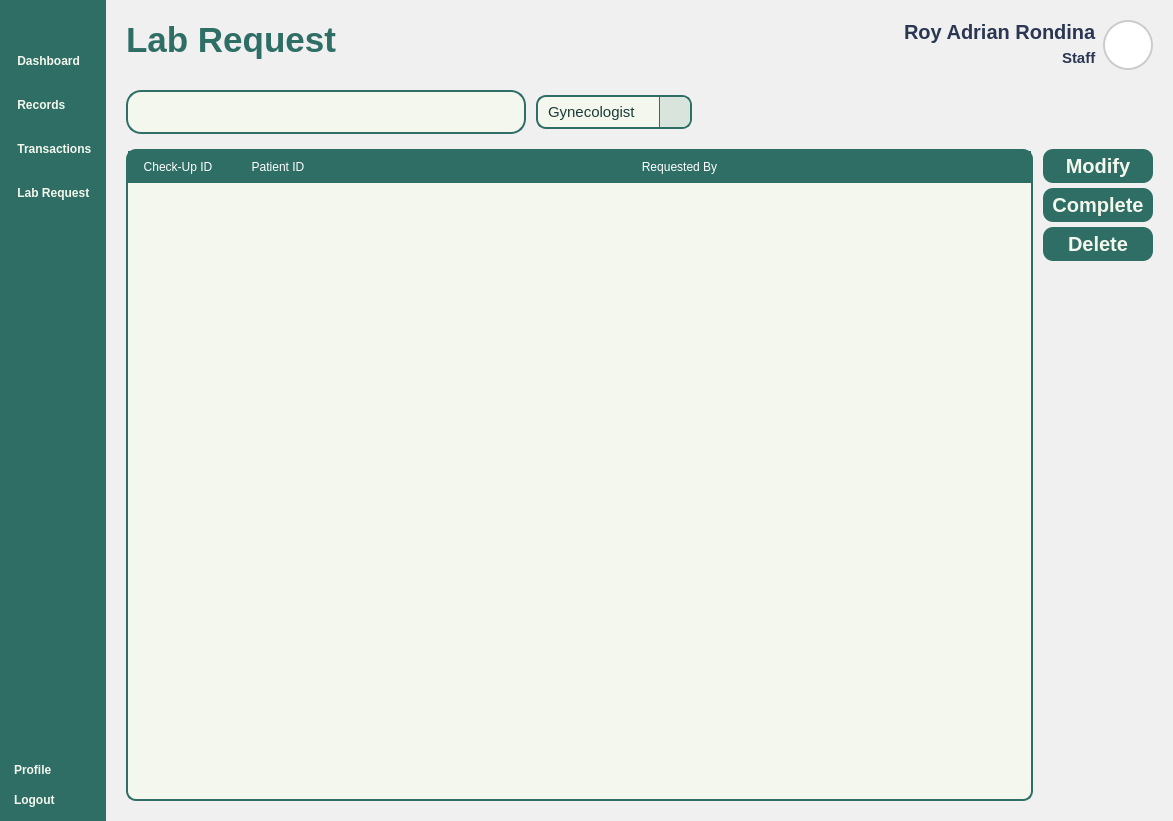
<?xml version="1.0" encoding="UTF-8"?>
<ui version="4.0">
 <class>MainWindow</class>
 <widget class="QMainWindow" name="MainWindow">
  <property name="geometry">
   <rect>
    <x>0</x>
    <y>0</y>
    <width>1173</width>
    <height>821</height>
   </rect>
  </property>
  <property name="windowTitle">
   <string>MainWindow</string>
  </property>
  <property name="styleSheet">
   <string notr="true">*{
	padding: 0px;
	margin: 0px;
	border: 0px;
}
QPushButton {
	font: 900 16pt &quot;Satoshi Black&quot;;
	background-color: transparent;
 	border-radius: 10px;
	font-weight: bold;
	color: #F4F7ED;
	text-align: left;
	padding: 5px 5px;
}
#NavBar {
    background-color: #2E6E65;
}
QLabel {
	font: 900 10pt &quot;Satoshi Black&quot;;
	font-size: 20px;
	font-weight: bold;
	color: #2E6E65;
	qproperty-alignment: 'AlignLeft';
    qproperty-wordWrap: true;
	background: transparent;
}

#MainBodyContainer {
	background-color: #f0f0f0;
}
</string>
  </property>
  <widget class="QWidget" name="centralwidget">
   <layout class="QHBoxLayout" name="horizontalLayout">
    <property name="spacing">
     <number>0</number>
    </property>
    <property name="leftMargin">
     <number>0</number>
    </property>
    <property name="topMargin">
     <number>0</number>
    </property>
    <property name="rightMargin">
     <number>0</number>
    </property>
    <property name="bottomMargin">
     <number>0</number>
    </property>
    <item alignment="Qt::AlignLeft">
     <widget class="QWidget" name="NavBar" native="true">
      <property name="sizePolicy">
       <sizepolicy hsizetype="Expanding" vsizetype="Expanding">
        <horstretch>0</horstretch>
        <verstretch>0</verstretch>
       </sizepolicy>
      </property>
      <layout class="QVBoxLayout" name="verticalLayout_12">
       <item>
        <widget class="QPushButton" name="NavBarButton">
         <property name="text">
          <string/>
         </property>
         <property name="icon">
          <iconset resource="../Images/resources.qrc">
           <normaloff>:/lucide/icons/align-justify.svg</normaloff>:/lucide/icons/align-justify.svg</iconset>
         </property>
         <property name="iconSize">
          <size>
           <width>40</width>
           <height>40</height>
          </size>
         </property>
        </widget>
       </item>
       <item>
        <spacer name="verticalSpacer_3">
         <property name="orientation">
          <enum>Qt::Vertical</enum>
         </property>
         <property name="sizeType">
          <enum>QSizePolicy::Fixed</enum>
         </property>
         <property name="sizeHint" stdset="0">
          <size>
           <width>20</width>
           <height>10</height>
          </size>
         </property>
        </spacer>
       </item>
       <item>
        <layout class="QVBoxLayout" name="verticalLayout_3">
         <property name="spacing">
          <number>20</number>
         </property>
         <item>
          <widget class="QPushButton" name="DashboardButton">
           <property name="styleSheet">
            <string notr="true"/>
           </property>
           <property name="text">
            <string> Dashboard</string>
           </property>
           <property name="icon">
            <iconset resource="../Images/resources.qrc">
             <normaloff>:/lucide/icons/layout-dashboard.svg</normaloff>:/lucide/icons/layout-dashboard.svg</iconset>
           </property>
           <property name="iconSize">
            <size>
             <width>40</width>
             <height>40</height>
            </size>
           </property>
          </widget>
         </item>
         <item>
          <widget class="QPushButton" name="RecordsButton">
           <property name="text">
            <string> Records</string>
           </property>
           <property name="icon">
            <iconset resource="../Images/resources.qrc">
             <normaloff>:/lucide/icons/file-text.svg</normaloff>:/lucide/icons/file-text.svg</iconset>
           </property>
           <property name="iconSize">
            <size>
             <width>40</width>
             <height>40</height>
            </size>
           </property>
          </widget>
         </item>
         <item>
          <widget class="QPushButton" name="TransactionButton">
           <property name="text">
            <string> Transactions</string>
           </property>
           <property name="icon">
            <iconset resource="../Images/resources.qrc">
             <normaloff>:/lucide/icons/tickets.svg</normaloff>:/lucide/icons/tickets.svg</iconset>
           </property>
           <property name="iconSize">
            <size>
             <width>40</width>
             <height>40</height>
            </size>
           </property>
          </widget>
         </item>
         <item>
          <widget class="QPushButton" name="LabRequestButton">
           <property name="styleSheet">
            <string notr="true">QPushButton {
	font: 900 20pt &quot;Satoshi Black&quot;;
}</string>
           </property>
           <property name="text">
            <string> Lab Request</string>
           </property>
           <property name="icon">
            <iconset resource="../Images/resources.qrc">
             <normaloff>:/lucide/icons/test-tubes.svg</normaloff>:/lucide/icons/test-tubes.svg</iconset>
           </property>
           <property name="iconSize">
            <size>
             <width>40</width>
             <height>40</height>
            </size>
           </property>
          </widget>
         </item>
        </layout>
       </item>
       <item>
        <spacer name="verticalSpacer_4">
         <property name="orientation">
          <enum>Qt::Vertical</enum>
         </property>
         <property name="sizeType">
          <enum>QSizePolicy::Expanding</enum>
         </property>
         <property name="sizeHint" stdset="0">
          <size>
           <width>20</width>
           <height>362</height>
          </size>
         </property>
        </spacer>
       </item>
       <item>
        <layout class="QVBoxLayout" name="verticalLayout_4">
         <property name="sizeConstraint">
          <enum>QLayout::SetNoConstraint</enum>
         </property>
         <item>
          <widget class="QPushButton" name="pushButton_9">
           <property name="text">
            <string>Profile</string>
           </property>
           <property name="icon">
            <iconset resource="../Images/resources.qrc">
             <normaloff>:/lucide/icons/user-round-cog.svg</normaloff>:/lucide/icons/user-round-cog.svg</iconset>
           </property>
           <property name="iconSize">
            <size>
             <width>30</width>
             <height>30</height>
            </size>
           </property>
          </widget>
         </item>
         <item>
          <widget class="QPushButton" name="pushButton_10">
           <property name="text">
            <string>Logout</string>
           </property>
           <property name="icon">
            <iconset resource="../Images/resources.qrc">
             <normaloff>:/lucide/icons/log-out.svg</normaloff>:/lucide/icons/log-out.svg</iconset>
           </property>
           <property name="iconSize">
            <size>
             <width>30</width>
             <height>30</height>
            </size>
           </property>
          </widget>
         </item>
        </layout>
       </item>
      </layout>
     </widget>
    </item>
    <item>
     <widget class="QWidget" name="MainBodyContainer" native="true">
      <property name="sizePolicy">
       <sizepolicy hsizetype="Expanding" vsizetype="Preferred">
        <horstretch>0</horstretch>
        <verstretch>0</verstretch>
       </sizepolicy>
      </property>
      <property name="styleSheet">
       <string notr="true">#MainBodyContainer {
	background-color: #f0f0f0;
}

#Header {
	padding: 20px 20px;
	padding-bottom: 10px;
}
QLabel {
    padding: 0px;
}
#UserType {
	font: 300 10pt &quot;Lexend Light&quot;;
	font-size: 15px;
	color: #2B3752;
}
#UserName {
	font: 600 10pt &quot;Lexend SemiBold&quot;;
	font-size: 20px;
	color: #2B3752;
}
#InterfaceTitle{
	font-size: 35px;
}
QGraphicsView {
    border: 2px solid #ccc;
    border-radius: 25px;
    background: white;
}

QComboBox {
    background-color: #2E6E65;
    font-size: 15px;
    color: #1b3b3a;
    border-radius: 10px;
    padding: 5px 10px;
    border: 1px solid #2E6E65;
}

QComboBox::drop-down {
    background: transparent;
    border: none;
    width: 20px;
}

QPushButton {
	background-color: #2e6e65;
	font-size: 20px;
}



</string>
      </property>
      <layout class="QVBoxLayout" name="verticalLayout">
       <property name="spacing">
        <number>10</number>
       </property>
       <property name="leftMargin">
        <number>0</number>
       </property>
       <property name="topMargin">
        <number>0</number>
       </property>
       <property name="rightMargin">
        <number>0</number>
       </property>
       <property name="bottomMargin">
        <number>0</number>
       </property>
       <item>
        <widget class="QFrame" name="Header">
         <property name="frameShape">
          <enum>QFrame::StyledPanel</enum>
         </property>
         <property name="frameShadow">
          <enum>QFrame::Raised</enum>
         </property>
         <layout class="QHBoxLayout" name="horizontalLayout_2">
          <property name="leftMargin">
           <number>0</number>
          </property>
          <property name="topMargin">
           <number>0</number>
          </property>
          <property name="rightMargin">
           <number>0</number>
          </property>
          <property name="bottomMargin">
           <number>0</number>
          </property>
          <item>
           <widget class="QLabel" name="InterfaceTitle">
            <property name="layoutDirection">
             <enum>Qt::LeftToRight</enum>
            </property>
            <property name="text">
             <string>Lab Request</string>
            </property>
            <property name="alignment">
             <set>Qt::AlignLeading</set>
            </property>
           </widget>
          </item>
          <item>
           <layout class="QHBoxLayout" name="UserPanel">
            <property name="rightMargin">
             <number>0</number>
            </property>
            <item>
             <layout class="QVBoxLayout" name="UserInfo">
              <property name="spacing">
               <number>0</number>
              </property>
              <item alignment="Qt::AlignRight">
               <widget class="QLabel" name="UserName">
                <property name="text">
                 <string>Roy Adrian Rondina</string>
                </property>
                <property name="alignment">
                 <set>Qt::AlignLeading</set>
                </property>
               </widget>
              </item>
              <item alignment="Qt::AlignRight">
               <widget class="QLabel" name="UserType">
                <property name="text">
                 <string>Staff</string>
                </property>
               </widget>
              </item>
             </layout>
            </item>
            <item>
             <widget class="QFrame" name="Profile">
              <property name="sizePolicy">
               <sizepolicy hsizetype="Fixed" vsizetype="Fixed">
                <horstretch>0</horstretch>
                <verstretch>0</verstretch>
               </sizepolicy>
              </property>
              <property name="minimumSize">
               <size>
                <width>50</width>
                <height>50</height>
               </size>
              </property>
              <property name="maximumSize">
               <size>
                <width>50</width>
                <height>50</height>
               </size>
              </property>
              <property name="frameShape">
               <enum>QFrame::StyledPanel</enum>
              </property>
              <property name="frameShadow">
               <enum>QFrame::Raised</enum>
              </property>
              <layout class="QVBoxLayout" name="verticalLayout_5">
               <property name="spacing">
                <number>0</number>
               </property>
               <property name="leftMargin">
                <number>0</number>
               </property>
               <property name="topMargin">
                <number>0</number>
               </property>
               <property name="rightMargin">
                <number>0</number>
               </property>
               <property name="bottomMargin">
                <number>0</number>
               </property>
               <item>
                <widget class="QGraphicsView" name="ProfilePic">
                 <property name="enabled">
                  <bool>true</bool>
                 </property>
                 <property name="sizePolicy">
                  <sizepolicy hsizetype="Preferred" vsizetype="Preferred">
                   <horstretch>0</horstretch>
                   <verstretch>0</verstretch>
                  </sizepolicy>
                 </property>
                 <property name="minimumSize">
                  <size>
                   <width>0</width>
                   <height>0</height>
                  </size>
                 </property>
                </widget>
               </item>
              </layout>
             </widget>
            </item>
           </layout>
          </item>
         </layout>
        </widget>
       </item>
       <item>
        <widget class="QWidget" name="Body" native="true">
         <property name="sizePolicy">
          <sizepolicy hsizetype="Preferred" vsizetype="Expanding">
           <horstretch>0</horstretch>
           <verstretch>0</verstretch>
          </sizepolicy>
         </property>
         <property name="styleSheet">
          <string notr="true">
QTableWidget {
    background-color: #F4F7ED;
    gridline-color: #D9E4DC;
    border: 2px solid #2E6E65;
    border-radius: 9px; 
}

QTableWidget::item {
    border: 1px solid #2E6E65;
}

QTableWidget::item:alternate {
    background-color: #E0E0E0;  
}

QTableWidget QHeaderView::section {
    background-color: #2E6E65;
    color: white;
    padding: 5px;
    font: bold 14px &quot;Segoe UI&quot;;
	border: 2px solid #2E6E65;
}

QTableWidget::item:selected {
    background-color: #CCE3D0;
    color: #2E6E65;
}
</string>
         </property>
         <layout class="QVBoxLayout" name="verticalLayout_7">
          <property name="spacing">
           <number>5</number>
          </property>
          <property name="leftMargin">
           <number>0</number>
          </property>
          <property name="topMargin">
           <number>0</number>
          </property>
          <property name="rightMargin">
           <number>0</number>
          </property>
          <property name="bottomMargin">
           <number>0</number>
          </property>
          <item alignment="Qt::AlignTop">
           <widget class="QWidget" name="widget_3" native="true">
            <property name="sizePolicy">
             <sizepolicy hsizetype="Preferred" vsizetype="Expanding">
              <horstretch>0</horstretch>
              <verstretch>0</verstretch>
             </sizepolicy>
            </property>
            <property name="styleSheet">
             <string notr="true">#SearchBar {
	background-color: #F4F7ED;
	border: 2px solid #2E6E65; 
    border-radius: 15px;
}
#Search{
	background-color: transparent ;
	font: 300 14pt &quot;Lexend Light&quot;;
}
#AddUserButton {
	text-align: center;
}
#Icon {
	background-color: transparent;
}
QComboBox {
    background-color: #F4F7ED;
    border: 2px solid #2E6E65;
    border-radius: 10px;
    padding: 5px 10px;
	font: 300 12pt &quot;Lexend Light&quot;;
}
QComboBox::drop-down {
    subcontrol-origin: padding;
    subcontrol-position: top right;
    width: 30px;
    border-left: 1px solid #2E6E65;
    background-color: #D9E4DC;
    border-top-right-radius: 8px;
    border-bottom-right-radius: 8px;
}
QComboBox::down-arrow {
    image: url(:/lucide/icons/chevron-down.svg);
    width: 20px;
    height: 20px;
}
QComboBox QAbstractItemView {
    background-color: #F4F7ED;
    selection-background-color: #CCE3D0;
    border: 1px solid #2E6E65;
    border-radius: 2px;
    outline: 0;  
	font: 300 12pt &quot;Lexend Light&quot;;
}

</string>
            </property>
            <layout class="QHBoxLayout" name="horizontalLayout_5">
             <property name="spacing">
              <number>10</number>
             </property>
             <property name="leftMargin">
              <number>20</number>
             </property>
             <property name="topMargin">
              <number>0</number>
             </property>
             <property name="rightMargin">
              <number>20</number>
             </property>
             <property name="bottomMargin">
              <number>0</number>
             </property>
             <item>
              <widget class="QWidget" name="SearchBar" native="true">
               <property name="sizePolicy">
                <sizepolicy hsizetype="Expanding" vsizetype="Fixed">
                 <horstretch>0</horstretch>
                 <verstretch>0</verstretch>
                </sizepolicy>
               </property>
               <property name="minimumSize">
                <size>
                 <width>290</width>
                 <height>0</height>
                </size>
               </property>
               <property name="maximumSize">
                <size>
                 <width>400</width>
                 <height>16777215</height>
                </size>
               </property>
               <layout class="QHBoxLayout" name="horizontalLayout_4">
                <property name="spacing">
                 <number>0</number>
                </property>
                <property name="leftMargin">
                 <number>0</number>
                </property>
                <property name="topMargin">
                 <number>5</number>
                </property>
                <property name="rightMargin">
                 <number>0</number>
                </property>
                <property name="bottomMargin">
                 <number>5</number>
                </property>
                <item>
                 <widget class="QPushButton" name="Icon">
                  <property name="text">
                   <string/>
                  </property>
                  <property name="icon">
                   <iconset resource="../Images/resources.qrc">
                    <normaloff>:/lucide/icons/search.svg</normaloff>:/lucide/icons/search.svg</iconset>
                  </property>
                  <property name="iconSize">
                   <size>
                    <width>30</width>
                    <height>30</height>
                   </size>
                  </property>
                 </widget>
                </item>
                <item>
                 <widget class="QLineEdit" name="Search">
                  <property name="sizePolicy">
                   <sizepolicy hsizetype="Expanding" vsizetype="Expanding">
                    <horstretch>0</horstretch>
                    <verstretch>0</verstretch>
                   </sizepolicy>
                  </property>
                 </widget>
                </item>
               </layout>
              </widget>
             </item>
             <item>
              <widget class="QComboBox" name="Specialty">
               <property name="sizePolicy">
                <sizepolicy hsizetype="Preferred" vsizetype="Fixed">
                 <horstretch>0</horstretch>
                 <verstretch>0</verstretch>
                </sizepolicy>
               </property>
               <property name="minimumSize">
                <size>
                 <width>0</width>
                 <height>0</height>
                </size>
               </property>
               <property name="maximumSize">
                <size>
                 <width>200</width>
                 <height>16777215</height>
                </size>
               </property>
               <item>
                <property name="text">
                 <string>Gynecologist</string>
                </property>
               </item>
               <item>
                <property name="text">
                 <string>Pediatrician</string>
                </property>
               </item>
               <item>
                <property name="text">
                 <string>Opthalmologist</string>
                </property>
               </item>
              </widget>
             </item>
             <item>
              <spacer name="horizontalSpacer">
               <property name="orientation">
                <enum>Qt::Horizontal</enum>
               </property>
               <property name="sizeHint" stdset="0">
                <size>
                 <width>350</width>
                 <height>20</height>
                </size>
               </property>
              </spacer>
             </item>
            </layout>
           </widget>
          </item>
          <item>
           <widget class="QWidget" name="widget" native="true">
            <property name="styleSheet">
             <string notr="true">QPushButton {
	font: 900 10pt &quot;Satoshi Black&quot;;
	background-color:  #2E6E65;
	border-radius: 10px;
	font-weight: bold;	
	font-size: 20px;
	color: #F4F7ED;
	text-align: center;
}</string>
            </property>
            <layout class="QHBoxLayout" name="horizontalLayout_3">
             <property name="spacing">
              <number>10</number>
             </property>
             <property name="leftMargin">
              <number>20</number>
             </property>
             <property name="topMargin">
              <number>10</number>
             </property>
             <property name="rightMargin">
              <number>20</number>
             </property>
             <property name="bottomMargin">
              <number>20</number>
             </property>
             <item>
              <widget class="QScrollArea" name="scrollArea">
               <property name="styleSheet">
                <string notr="true">QScrollBar:vertical {
     background: transparent;
     width: 10px;
	border-radius: 5px;
}
QScrollBar::handle:vertical {
    	background: #C0C0C0;
    	border-radius: 5px;
}
QScrollBar::handle:vertical:hover {
    	background: #A0A0A0;
}
QScrollBar::add-line:vertical,
QScrollBar::sub-line:vertical{
    	background: none;
    	border: none;
}</string>
               </property>
               <property name="widgetResizable">
                <bool>true</bool>
               </property>
               <widget class="QWidget" name="scrollAreaWidgetContents">
                <property name="geometry">
                 <rect>
                  <x>0</x>
                  <y>0</y>
                  <width>772</width>
                  <height>644</height>
                 </rect>
                </property>
                <layout class="QVBoxLayout" name="verticalLayout_6">
                 <property name="spacing">
                  <number>0</number>
                 </property>
                 <property name="leftMargin">
                  <number>0</number>
                 </property>
                 <property name="topMargin">
                  <number>0</number>
                 </property>
                 <property name="rightMargin">
                  <number>0</number>
                 </property>
                 <property name="bottomMargin">
                  <number>0</number>
                 </property>
                 <item>
                  <widget class="QTableWidget" name="LabRequestTable">
                   <property name="styleSheet">
                    <string notr="true">QTableWidget {
	background-color: #F4F7ED;
	gridline-color: transparent;
	border-radius: 10px;
}
QTableWidget::item {
	border: none;
	font: 16pt &quot;Lexend&quot;;
}
QTableWidget::item:selected {
	background-color: rgba(46, 110, 101, 0.3);
}
QTableWidget QHeaderView::section {
	background-color: #2E6E65;
	color: white;
	padding: 5px;
	font: 18px &quot;Lexend Medium&quot;;
	border: 2px solid #2E6E65;
}
</string>
                   </property>
                   <property name="columnCount">
                    <number>3</number>
                   </property>
                   <attribute name="horizontalHeaderShowSortIndicator" stdset="0">
                    <bool>false</bool>
                   </attribute>
                   <attribute name="horizontalHeaderStretchLastSection">
                    <bool>true</bool>
                   </attribute>
                   <column>
                    <property name="text">
                     <string>Check-Up ID</string>
                    </property>
                   </column>
                   <column>
                    <property name="text">
                     <string>Patient ID</string>
                    </property>
                   </column>
                   <column>
                    <property name="text">
                     <string>Requested By</string>
                    </property>
                   </column>
                  </widget>
                 </item>
                </layout>
               </widget>
              </widget>
             </item>
             <item alignment="Qt::AlignTop">
              <widget class="QWidget" name="widget_2" native="true">
               <property name="sizePolicy">
                <sizepolicy hsizetype="Fixed" vsizetype="Preferred">
                 <horstretch>0</horstretch>
                 <verstretch>0</verstretch>
                </sizepolicy>
               </property>
               <property name="minimumSize">
                <size>
                 <width>110</width>
                 <height>0</height>
                </size>
               </property>
               <layout class="QVBoxLayout" name="verticalLayout_2">
                <property name="spacing">
                 <number>5</number>
                </property>
                <property name="leftMargin">
                 <number>0</number>
                </property>
                <property name="topMargin">
                 <number>0</number>
                </property>
                <property name="rightMargin">
                 <number>0</number>
                </property>
                <property name="bottomMargin">
                 <number>0</number>
                </property>
                <item>
                 <widget class="QPushButton" name="pushButton">
                  <property name="sizePolicy">
                   <sizepolicy hsizetype="Minimum" vsizetype="Fixed">
                    <horstretch>0</horstretch>
                    <verstretch>0</verstretch>
                   </sizepolicy>
                  </property>
                  <property name="text">
                   <string>Modify</string>
                  </property>
                 </widget>
                </item>
                <item>
                 <widget class="QPushButton" name="pushButton_2">
                  <property name="text">
                   <string>Complete</string>
                  </property>
                 </widget>
                </item>
                <item>
                 <widget class="QPushButton" name="pushButton_3">
                  <property name="text">
                   <string>Delete</string>
                  </property>
                 </widget>
                </item>
               </layout>
              </widget>
             </item>
            </layout>
           </widget>
          </item>
         </layout>
        </widget>
       </item>
      </layout>
     </widget>
    </item>
   </layout>
  </widget>
 </widget>
 <resources>
  <include location="../Images/resources.qrc"/>
 </resources>
 <connections/>
</ui>
